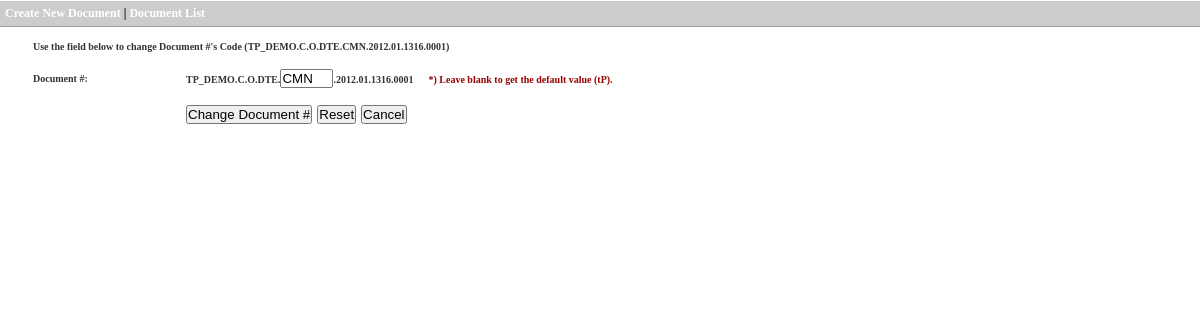
Screenshot of /documentedit.php?doc=46 (signed in) with the database file from the repository.
### tables this page shows
CREATE TABLE `tilyan_tp_demo_document` (
  `DocID` bigint(100) NOT NULL AUTO_INCREMENT,
  `RefDocID` bigint(100) DEFAULT NULL,
  `DocRealDate` date DEFAULT NULL,
  `DocDate` date DEFAULT NULL,
  `DocFullNo` varchar(255) DEFAULT NULL,
  `DocFolder` varchar(50) DEFAULT NULL,
  `DocADJ` varchar(5) DEFAULT NULL,
  `DocType` varchar(5) DEFAULT NULL,
  `DocInOut` varchar(5) DEFAULT NULL,
  `DocNickName` varchar(50) DEFAULT NULL,
  `DocCode` varchar(5) DEFAULT NULL,
  `DocCode2` varchar(5) DEFAULT NULL,
  `DocCode3` varchar(5) DEFAULT NULL,
  `DocYear` int(10) DEFAULT NULL,
  `DocMonth` int(10) DEFAULT NULL,
  `DocTime` varchar(15) DEFAULT NULL,
  `DocNo` bigint(100) DEFAULT NULL,
  `DocNotes` text,
  `DocClear` int(10) DEFAULT NULL,
  `DocClearDate` date DEFAULT NULL,
  `DocAdjusted` int(10) DEFAULT NULL,
  `DocPrinted` int(10) DEFAULT NULL,
  PRIMARY KEY (`DocID`)
);

### documentedit.php (the view, shortened to what this page needs)
<?php
$iDocID		= $_GET["doc"];
if ($_POST['bSubmitted']):
	$sType		= TrimString($_POST['sType']);
	$sInOut		= TrimString($_POST['sInOut']);
	$sNickName	= TrimString($_POST['sNickName']);
	$iYear		= TrimString($_POST['iYear']);
	$iMonth		= TrimString($_POST['iMonth']);
	$sTime		= TrimString($_POST['sTime']);
	$sNo		= TrimString($_POST['sNo']);
	$sCode		= TrimString($_POST['sCode']);
	if(empty($sCode)):
		$sCode	= "tP";
	endif;
	$sFolder	= $_SESSION['TLY__MemberFolder'];
	$sNewDocFullNo	= strtoupper($sFolder).".".$sType.".".$sInOut.".".strtoupper($sNickName).".".$sCode.".".$iYear.".".$iMonth.".".$sTime.".".$sNo;
	mysql_query("UPDATE tilyan_".$sFolder."_document SET DocFullNo = '".$sNewDocFullNo."',DocCode = '".$sCode."' WHERE DocID = ".$iDocID."") or die(mysql_errno()." : ".mysql_error());
	echo "<meta http-equiv=\"refresh\" content=\"0;URL=documentlist.php?\">";
	exit();
else:
	$sSQLGetNeededVar	= mysql_query("SELECT DocFullNo, DocFolder, DocType, DocInOut, DocNickName, DocCode, DocYear, DocMonth, DocTime, DocNo FROM tilyan_".$_SESSION['TLY__MemberFolder']."_document WHERE DocID = '".$iDocID."'") or die(mysql_errno()." : ".mysql_error());
	if($oGetNeededVar = mysql_fetch_object($sSQLGetNeededVar)):
		$sDocFullNoOld		= $oGetNeededVar->DocFullNo;
		$sType				= $oGetNeededVar->DocType;
		$sInOut				= $oGetNeededVar->DocInOut;
		$sNickName			= $oGetNeededVar->DocNickName;
		$sCode				= $oGetNeededVar->DocCode;
		$iYear				= $oGetNeededVar->DocYear;
		$iMonth				= $oGetNeededVar->DocMonth;
		$sTime				= $oGetNeededVar->DocTime;
		$sNo				= $oGetNeededVar->DocNo;
		$iJmlMonth	= strlen($iMonth);
		if($iJmlMonth==1):
			$iMonth		= "0".$iMonth."";
		elseif($iJmlMonth==2):
			$iMonth		= $iMonth;
		endif;
		$iJmlDocNo	= strlen($sNo);
		if($iJmlDocNo==1):
			$sNo		= "000".$sNo."";
		elseif($iJmlDocNo==2):
			$sNo		= "00".$sNo."";
		elseif($iJmlDocNo==3):
			$sNo		= "0".$sNo."";
		elseif($iJmlDocNo==4):
			$sNo		= $sNo;
		endif;
	endif;
endif;
?>
<!DOCTYPE html PUBLIC "-//W3C//DTD XHTML 1.0 Transitional//EN" "http://www.w3.org/TR/xhtml1/DTD/xhtml1-transitional.dtd">
<html xmlns="http://www.w3.org/1999/xhtml">
	<head>
        <link rel="stylesheet" href="css/style.css" />
	</head>
    <body>
        <div class="other" style="margin-bottom:6px;">
        	<h3><a href="documentadd.php" class="normaltitlelink">Create New Document</a> | <a href="documentlist.php" class="normaltitlelink">Document List</a></h3>
            <p>&nbsp;</p>
            <p><center>
            <form name="ArticleFrm" id="ArticleFrm" action="<?php echo $_SERVER['PHP_SELF']."?doc=".$iDocID.""?>" method="post">
			<table width="95%" cellpadding="2" cellspacing="3" border="0" align="center" class="OSStyle">
				<tr>
					<td colspan="2" class="FormTD">Use the field below to change Document #'s Code (<?php echo $sDocFullNoOld?>)</td>
				</tr>
				<tr>
					<td colspan="2">&nbsp;</td>
				</tr>
				<tr>
					<td style="width: 150px;" class="FormTD"><label for="sCode"><strong>Document #:</strong></label></td>
					<td><?php echo strtoupper($_SESSION['TLY__MemberFolder'])?>.<?php echo $sType?>.<?php echo $sInOut?>.<?php echo strtoupper($sNickName)?>.<input type="text" name="sCode" id="sCode" size="4" value="<?php echo $sCode?>" />.<?php echo $iYear?>.<?php echo $iMonth?>.<?php echo $sTime?>.<?php echo $sNo?>&nbsp;&nbsp;&nbsp;&nbsp;&nbsp;<font color="#990000"><strong> *) Leave blank to get the default value (tP).</strong></font></td>
				</tr>
				<tr>
					<td colspan="2">&nbsp;</td>
				</tr>
				<tr>
					<td></td>
					<td><input type="submit" name="bnSubmit" id="bnSubmit" value="Change Document #">&nbsp;&nbsp;<input type="reset" name="bnReset" id="bnReset" value="Reset" />&nbsp;&nbsp;<input type="button" name="bnCancel" id="bnCancel" value="Cancel" onclick="Cancel('documentlist.php');"></td>
				</tr>
			</table>
			</form>
            </center></p>
        </div>
    </body>
</html>

### css/style.css (style rules this page uses)
* { margin: 0; padding: 0; }
html, body, #main { height: 95% }
body, div { font-family: 'lucida grande', helvetica, verdana, arial, sans-serif }
body { margin: 0; padding: 0; font-size: small; color: #333 }
h3 { margin-top: .5em; }
.other { width: 100%; font-family: verdana; font-size: 10px; font-weight: bold; }
.other h3 { display:block; padding:5px; margin-top: 0; text-decoration: none; font-weight: bold; font-size: 12px; color: black; background-color: #CCC; border-top: 1px solid #FFFFFF; border-bottom: 1px solid #999; }
.other h3 a.normaltitlelink { text-decoration: none; font-weight: bold; font-size: 12px; color: #FFFFFF; background-color: #CCC; }

### rows the page displays
tilyan_tp_demo_document: DocFullNo "TP_DEMO.C.O.DTE.CMN.2012.01.1316.0001", DocType "C", DocInOut "O", DocNickName "DTE", sCode "CMN", DocYear "2012", DocMonth "01", DocTime "1316", DocNo "0001"

### other values shown
$_SESSION['TLY__MemberFolder'] "TP_DEMO"
